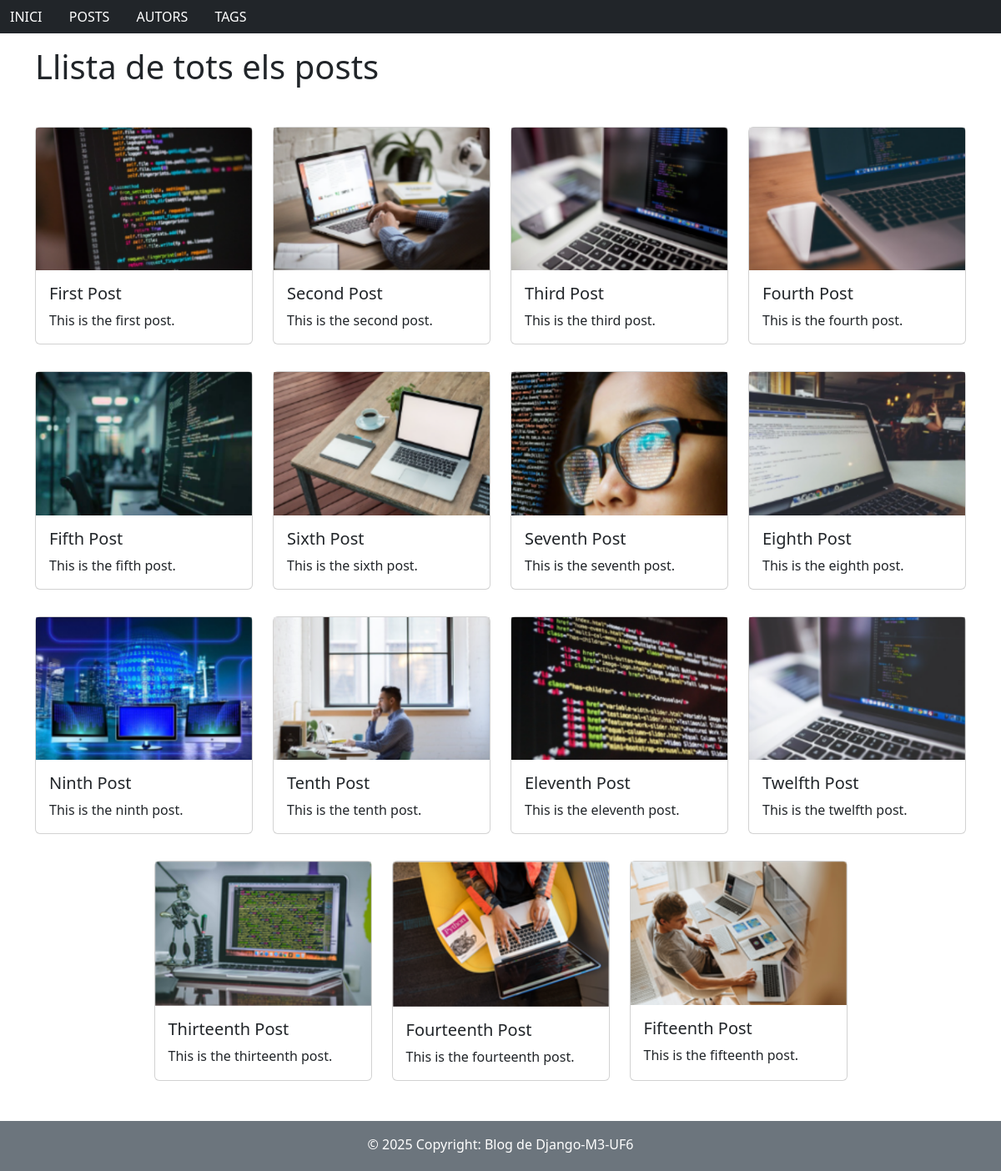
/posts/, run on the app's committed database.
### blog/models.py (models this page shows, shortened)
class Post(models.Model):
    title = models.CharField(max_length=200)
    excerpt = models.TextField(null=True)
    image_name = models.ImageField(null=True)
    date = models.DateTimeField(null=True)
    slug = models.SlugField(unique=True)
    content = models.TextField()
    author = models.ForeignKey(
        "Author",
        on_delete=models.CASCADE,
        related_name="posts",
        null=True
    )
    tags = models.ManyToManyField(
        "Tag",
        related_name="posts"
    )

### blog/views.py (the view)
# urls.py: path('posts/', views.all_posts, name='all-posts'),
def all_posts(request):
    all_posts = Post.objects.order_by('-date')
    return render(request, "blog/post_list.html", {'posts': all_posts})

### blog/templates/blog/post_list.html (shortened to what this page needs)
{% extends "base.html" %}
{% block content %}
<section id="welcome" class="container my-3">
    <h1>Llista de tots els posts</h1>
    <div class="row justify-content-center mt-5">
        {% for post in posts %}
        <div class="col-md-3 d-flex justify-content-center mb-3">
            {% include "blog/post.html" with post=post %}
        </div>
        {% endfor %}
    </div>
</section>
{% endblock %}

### blog/templates/base.html (shortened to what this page needs)
<!DOCTYPE html>
<html lang="ca">
<head>
    <link href="https://cdn.jsdelivr.net/npm/bootstrap@5.3.3/dist/css/bootstrap.min.css" rel="stylesheet">
</head>
<body>
    <div class="page-container">
    <header class="bg-dark p-2">
        <a href="{% url 'starting-page' %}" class="text-white text-decoration-none ps-1 pe-4">INICI</a>
        <a href="{% url 'all-posts' %}" class="text-white text-decoration-none ps-1 pe-4">POSTS</a>
        <a href="{% url 'authors-list' %}" class="text-white text-decoration-none ps-1 pe-4">AUTORS</a>
        <a href="{% url 'tag-list' %}" class="text-white text-decoration-none ps-1 pe-4">TAGS</a>
    </header>
    <main>
        {% block content %}{% endblock %}
    </main>
    <footer class="bg-secondary text-white text-center pt-3 pb-1">
        <p>&copy; 2025 Copyright: Blog de Django-M3-UF6</p>
    </footer>
    </div>
</body>
</html>

### blog/templates/blog/post.html
<div class="card mb-3" style="width: auto">
    <a href="{% url 'post-detail' post.slug %}" style="text-decoration:none; color:var(--bs-heading-color)">
        {% if post.image_name %}
            <img src="{{ post.image_name.url }}" class="img-fluid" alt="Imatge de {{ post.title }}">
        {% endif %}
        <div class="p-3">
            <h5 class="card-title">{{ post.title }}</h5>
            <p class="card-text">{{ post.excerpt|truncatewords:20 }}</p>
        </div>
    </a>
</div>

### blog/templates/base.html (style rules this page uses)
body, html { height: 100%; }
.page-container { display: flex; flex-direction: column; min-height: 100vh; }
main { flex: 1; }

### data on the page
Post: image_name (picture), title "First Post", excerpt "This is the first post."
Post: image_name (picture), title "Second Post", excerpt "This is the second post."
Post: image_name (picture), title "Third Post", excerpt "This is the third post."
Post: image_name (picture), title "Fourth Post", excerpt "This is the fourth post."
Post: image_name (picture), title "Fifth Post", excerpt "This is the fifth post."
Post: image_name (picture), title "Sixth Post", excerpt "This is the sixth post."
Post: image_name (picture), title "Seventh Post", excerpt "This is the seventh post."
Post: image_name (picture), title "Eighth Post", excerpt "This is the eighth post."
Post: image_name (picture), title "Ninth Post", excerpt "This is the ninth post."
Post: image_name (picture), title "Tenth Post", excerpt "This is the tenth post."
Post: image_name (picture), title "Eleventh Post", excerpt "This is the eleventh post."
Post: image_name (picture), title "Twelfth Post", excerpt "This is the twelfth post."
Post: image_name (picture), title "Thirteenth Post", excerpt "This is the thirteenth post."
Post: image_name (picture), title "Fourteenth Post", excerpt "This is the fourteenth post."
Post: image_name (picture), title "Fifteenth Post", excerpt "This is the fifteenth post."
